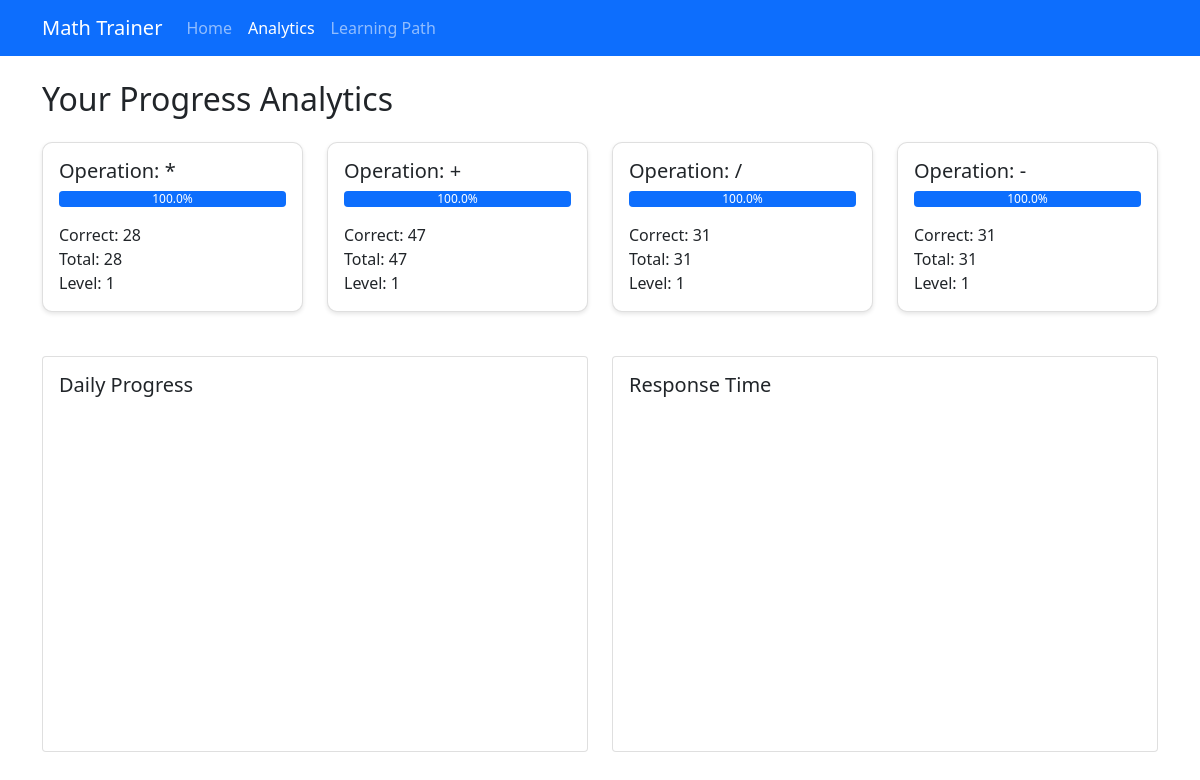
/analytics (signed in), run on an earlier commit of the app's database.
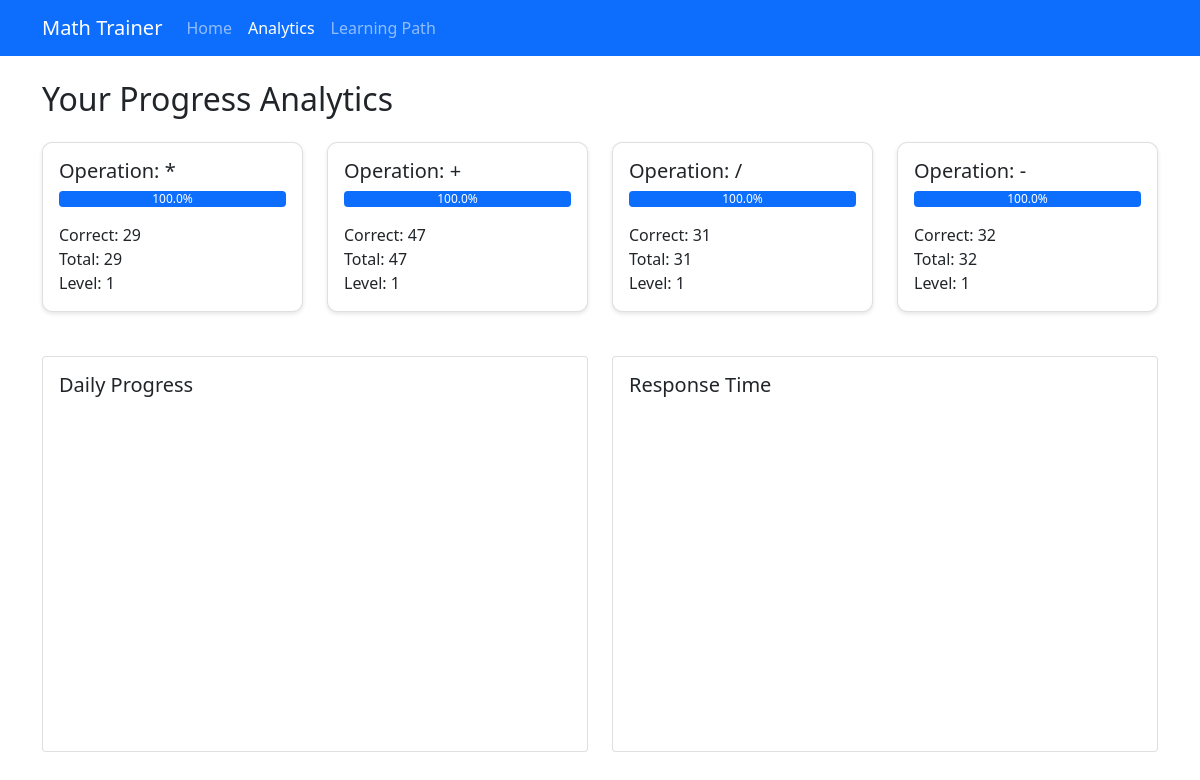
And on a later commit of the database.
### models.py (models this page shows)
class Progress(db.Model):
    id = db.Column(db.Integer, primary_key=True)
    user_id = db.Column(db.Integer, db.ForeignKey('user.id'), nullable=False)
    operation = db.Column(db.String(1), nullable=False)  # +, -, *, /
    difficulty_level = db.Column(db.Integer, nullable=False)
    correct_answers = db.Column(db.Integer, default=0)
    total_attempts = db.Column(db.Integer, default=0)
    last_attempt = db.Column(db.DateTime, default=datetime.utcnow)
    __table_args__ = (
        db.Index('idx_progress_user_operation', 'user_id', 'operation'),
    )
    @property
    def accuracy(self):
        return (self.correct_answers / self.total_attempts * 100) if self.total_attempts > 0 else 0

### app.py (the view)
@app.route('/analytics')
def analytics():
    if 'user_id' not in session:
        return render_template('analytics.html', progress=[], analytics=[])
    user = User.query.get(session['user_id'])
    progress_data = Progress.query.filter_by(user_id=user.id).all()
    analytics_data = Analytics.query.filter_by(user_id=user.id).order_by(Analytics.session_date.desc()).limit(7).all()
    analytics_dicts = [
        {
            'session_date': a.session_date.strftime('%Y-%m-%d'),
            'questions_attempted': a.questions_attempted,
            'correct_answers': a.correct_answers,
            'average_response_time': a.average_response_time,
            'session_duration': a.session_duration,
            'accuracy': a.accuracy
        }
        for a in analytics_data
    ]
    return render_template('analytics.html',
                         progress=progress_data,
                         analytics=analytics_dicts)

### app.py (called while the page is built)
@app.after_request
def add_header(response):
    response.headers['Cache-Control'] = 'no-cache, no-store, must-revalidate'
    response.headers['Pragma'] = 'no-cache'
    response.headers['Expires'] = '0'
    return response

### models.py (called while the page is built)
    @property
    def accuracy(self):
        return (self.correct_answers / self.questions_attempted * 100) if self.questions_attempted > 0 else 0

### templates/analytics.html (shortened to what this page needs)
<!DOCTYPE html>
<html lang="en">
<head>
    <link href="https://cdn.jsdelivr.net/npm/bootstrap@5.1.3/dist/css/bootstrap.min.css" rel="stylesheet">
</head>
<body>
    <nav class="navbar navbar-expand-lg navbar-dark bg-primary">
        <div class="container">
            <a class="navbar-brand" href="/">Math Trainer</a>
            <div class="collapse navbar-collapse" id="navbarNav">
                <ul class="navbar-nav">
                    <li class="nav-item">
                        <a class="nav-link" href="/">Home</a>
                    </li>
                    <li class="nav-item">
                        <a class="nav-link active" href="/analytics">Analytics</a>
                    </li>
                    <li class="nav-item">
                        <a class="nav-link" href="/learning-path">Learning Path</a>
                    </li>
                </ul>
            </div>
        </div>
    </nav>
    <div class="container mt-4">
        <h2 class="mb-4">Your Progress Analytics</h2>
        <div class="row">
            {% for op in progress %}
            <div class="col-md-3">
                <div class="card progress-card">
                    <div class="card-body">
                        <h5 class="card-title">Operation: {{ op.operation }}</h5>
                        <div class="progress mb-3">
                            <div class="progress-bar" role="progressbar"
                                 style="width: {{ op.accuracy }}%"
                                 aria-valuenow="{{ op.accuracy }}"
                                 aria-valuemin="0"
                                 aria-valuemax="100">
                                {{ "%.1f"|format(op.accuracy) }}%
                            </div>
                        </div>
                        <p class="card-text">
                            Correct: {{ op.correct_answers }}<br>
                            Total: {{ op.total_attempts }}<br>
                            Level: {{ op.difficulty_level }}
                        </p>
                    </div>
                </div>
            </div>
            {% endfor %}
        </div>
        <div class="row mt-4">
            <div class="col-md-6">
                <div class="card">
                    <div class="card-body">
                        <h5 class="card-title">Daily Progress</h5>
                        <div id="dailyProgressChart" class="chart-container"></div>
                    </div>
                </div>
            </div>
            <div class="col-md-6">
                <div class="card">
                    <div class="card-body">
                        <h5 class="card-title">Response Time</h5>
                        <div id="responseTimeChart" class="chart-container"></div>
                    </div>
                </div>
            </div>
        </div>
    </div>
</body>
</html>

### templates/analytics.html (style rules this page uses)
.progress-card { margin-bottom: 20px; border-radius: 10px; box-shadow: 0 2px 4px rgba(0,0,0,0.1); }
.chart-container { height: 300px; margin-bottom: 30px; }

What changed in the data, as far as the page shows it:
changed Progress (number 1 of 4 on the later page): correct_answers "28" → "29"; total_attempts "28" → "29"
changed Progress (number 4 of 4 on the later page): correct_answers "31" → "32"; total_attempts "31" → "32"
